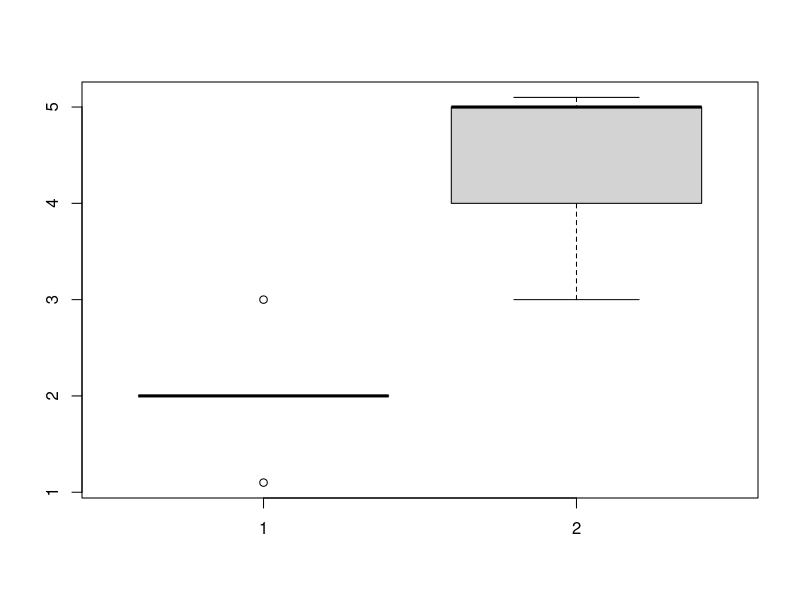

Here is the R script that generated this plot:
## ---- chunk 1
2+2
5*4
2^2
## ---- chunk 2
sqrt(4)
sum(c(2,2))
## ---- chunk 3
object.name <- 1
## ---- chunk 4
mean(x = c(2, 2))
## ---- chunk 5
    #| eval: false
    c(5, 3, 5, 6) # numeric vector
    c(TRUE, TRUE, FALSE, TRUE) # logical vector
    c("A", "B", "C") # character vector
    as.factor(c("A", "B", "C")) # factor vector
## ---- chunk 6
    matrix(c(1, 2, 3, 4, 5, 6), nrow = 3, ncol = 2)
## ---- chunk 7
    data.frame(A = c(1, 2, 3), B = c("A", "B", "C"), C = c(TRUE, FALSE, FALSE))
## ---- chunk 8
vec = c(1, 2, 3, 4, 5)
vec[1] # access first element
vec[5] # access last element
## ---- chunk 9
df = data.frame(
  x = c(2,2,2,3,2,2,1), #add column named x with 2 elements
  y = c(4,5,5,4,5,3,5) #add a second column named y
)
#Let's see how this looks like:
df
## ---- chunk 10
df[1,2] #get element in row 1, column 1
df[7,1] #get element in row 7, column 1
df[2,] #get row 2
df[,2] #get column 2
#or use the $ sign to access columns:
df$y
df[2:4,1:2] #get rows 2 to 4 and only columns 1 and 2
## ---- chunk 11
df[df$x > 2,] # show only data where x is larger than 2
df[df$y == 5,] #show only data where y equals 5
df[df$y == 5 & df$x == 1,] #show only data where y equals 5 AND x equals 1
df[df$y == 5 | df$x == 3,] #show data where y equals 5 OR x equals 3
## ---- chunk 12
df$NAs = NA #fills up a new column named NAs with all NA values
df
## ---- chunk 13
    group1 = c(2,2,2,3,2,2,1.1)
    group2 = c(4,5,5,4,5,3,5.1) 

    class(group2)
## ---- chunk 14
    mean(group1)
    mean(group2)

    boxplot(group1, group2)
## ---- chunk 15
    t.test(group1, group2)
## ---- chunk 16
dat = airquality
head(dat)
